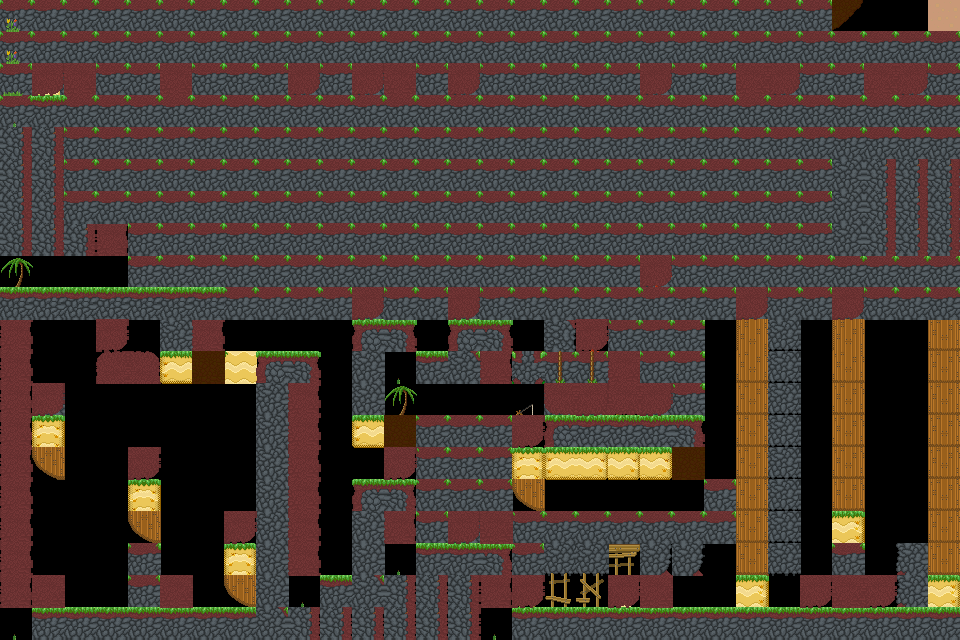

Rendered tile map (Tiled .tmx) drawn with the repository's tilesets; below, a short description and the map source with its tile grids summarised:
An orthogonal 30x20 tile map with 32x32 px tiles, 4 tile layers (background, main, foreground, hidden), 5 tilesets and 130 objects (49x veggie, 31x spike, 2x piggie, 2x door, 2x key, ...).

<map version="1.0" orientation="orthogonal" width="30" height="20" tilewidth="32" tileheight="32">
 <properties>
  <property name="hints" value="" />
  <property name="time_to_beat" value="14" />
 </properties>
 <tileset firstgid="1" name="grass_level" tilewidth="32" tileheight="32">
  <image source="../../sprites/tilesets/34tile.png" width="544" height="306" />
 </tileset>
 <tileset firstgid="154" name="object_tilemap_32" tilewidth="32" tileheight="32">
  <image source="../../sprites/tilesets/object_tilemap_32.png" width="160" height="160" />
  <tile id="0">
   <properties>
    <property name="item_no" value="5" />
    <property name="type" value="costume_head" />
   </properties>
  </tile>
  <tile id="1">
   <properties>
    <property name="spawn" value="spawn" />
   </properties>
  </tile>
  <tile id="2">
   <properties>
    <property name="goal" value="goal" />
   </properties>
  </tile>
  <tile id="3">
   <properties>
    <property name="name" value="pig" />
   </properties>
  </tile>
  <tile id="4">
   <properties>
    <property name="direction" value="left" />
    <property name="name" value="walking_enemy" />
   </properties>
  </tile>
 </tileset>
 <tileset firstgid="179" name="object_tilemap_16" tilewidth="16" tileheight="16">
  <image source="../../sprites/tilesets/object_tilemap_16.png" width="64" height="48" />
 </tileset>
 <tileset firstgid="191" name="treetops_big_96" tilewidth="96" tileheight="64">
  <image source="../../sprites/objects/scenery/treetops_big_96.png" trans="ff00ff" width="192" height="64" />
 </tileset>
 <tileset firstgid="193" name="34tile_beach_temp" tilewidth="33" tileheight="33" spacing="1" margin="1">
  <image source="../../sprites/tilesets/34tile_beach_temp.png" width="714" height="306" />
 </tileset>
 <layer name="background" width="30" height="20">
  <properties>
   <property name="background" value="background" />
  </properties>
  <data>[600 cells, 424 non-empty, 21 distinct tile ids]</data>
 </layer>
 <layer name="main" width="30" height="20">
  <data>[600 cells, 498 non-empty, 49 distinct tile ids]</data>
 </layer>
 <layer name="foreground" width="30" height="20">
  <properties>
   <property name="foreground" value="foreground" />
  </properties>
  <data>[600 cells, 288 non-empty, 4 distinct tile ids]</data>
 </layer>
 <layer name="hidden" width="30" height="20">
  <data>[600 cells, 12 non-empty, 2 distinct tile ids]</data>
 </layer>
 <objectgroup color="#e70000" name="hard-blocks" width="30" height="20">
  <object x="0" y="0" width="32" height="96" />
  <object x="0" y="96" width="128" height="192" />
  <object x="0" y="288" width="32" height="352" />
  <object x="32" y="608" width="928" height="32" />
  <object x="352" y="320" width="64" height="128" />
  <object x="320" y="576" width="32" height="32" />
  <object x="416" y="352" width="96" height="64" />
  <object x="448" y="320" width="64" height="32" />
  <object x="416" y="544" width="96" height="64" />
  <object x="160" y="96" width="64" height="288" />
  <object x="96" y="352" width="64" height="32" />
  <object x="32" y="416" width="32" height="32" />
  <object x="128" y="480" width="32" height="32" />
  <object x="224" y="544" width="32" height="32" />
  <object x="448" y="96" width="64" height="192" />
  <object x="736" y="96" width="64" height="192" />
  <object x="832" y="0" width="128" height="32" />
  <object x="832" y="64" width="32" height="128" />
  <object x="864" y="96" width="96" height="96" />
  <object x="928" y="32" width="32" height="64" />
  <object x="928" y="192" width="32" height="96" />
  <object x="832" y="224" width="96" height="64" />
  <object x="512" y="448" width="32" height="32" />
  <object x="544" y="96" width="64" height="128" />
  <object x="608" y="160" width="96" height="64" />
  <object x="640" y="96" width="64" height="64" />
  <object x="256" y="352" width="64" height="256" />
  <object x="352" y="480" width="64" height="128" />
  <object x="544" y="416" width="160" height="64" />
 </objectgroup>
 <objectgroup color="#0055ff" name="soft-blocks" width="30" height="20">
  <object x="416" y="480" width="64" height="32" />
  <object x="512" y="544" width="128" height="32" />
  <object x="512" y="352" width="128" height="32" />
  <object x="608" y="288" width="96" height="32" />
 </objectgroup>
 <objectgroup name="objects-32px" width="30" height="20">
  <object name="piggie" gid="162" x="128" y="352" />
  <object name="start" gid="155" x="64" y="96">
   <properties>
    <property name="direction" value="right" />
    <property name="health" value="100" />
   </properties>
  </object>
  <object name="piggie" gid="162" x="320" y="576" />
  <object name="teleport" gid="161" x="704" y="608">
   <properties>
    <property name="newX" value="32" />
    <property name="newY" value="96" />
   </properties>
  </object>
  <object name="door" gid="165" x="96" y="608">
   <properties>
    <property name="color" value="yellow" />
   </properties>
  </object>
  <object name="chest" gid="154" x="896" y="224">
   <properties>
    <property name="item_no" value="6" />
    <property name="type" value="costume_head" />
   </properties>
  </object>
  <object name="goal" gid="156" x="96" y="544" />
 </objectgroup>
 <objectgroup name="objects-16px" width="30" height="20">
  <object name="spike" gid="186" x="59" y="456" />
  <object name="spike" gid="186" x="80" y="463" />
  <object name="spike" gid="186" x="82" y="484" />
  <object name="spike" gid="186" x="106" y="486" />
  <object name="spike" gid="186" x="155" y="522" />
  <object name="spike" gid="186" x="139" y="541" />
  <object name="spike" gid="186" x="115" y="567" />
  <object name="spike" gid="186" x="134" y="563" />
  <object name="key" gid="183" x="424" y="218">
   <properties>
    <property name="color" value="yellow" />
   </properties>
  </object>
  <object name="key" gid="184" x="903" y="87">
   <properties>
    <property name="color" value="blue" />
   </properties>
  </object>
  <object name="door" gid="164" x="832" y="224">
   <properties>
    <property name="color" value="blue" />
   </properties>
  </object>
  <object name="spike" gid="186" x="856" y="347" />
  <object name="spike" gid="186" x="866" y="362" />
  <object name="spike" gid="186" x="858" y="380" />
  <object name="spike" gid="186" x="922" y="431" />
  <object name="spike" gid="186" x="913" y="448" />
  <object name="spike" gid="186" x="920" y="468" />
  <object name="spike" gid="186" x="860" y="539" />
  <object name="spike" gid="186" x="901" y="610" />
  <object name="spike" gid="186" x="913" y="597" />
  <object name="spike" gid="186" x="818" y="416" />
  <object name="spike" gid="186" x="810" y="433" />
  <object name="spike" gid="186" x="819" y="452" />
  <object name="spike" gid="186" x="821" y="523" />
  <object name="spike" gid="186" x="818" y="543" />
  <object name="spike" gid="186" x="761" y="601" />
  <object name="spike" gid="186" x="773" y="610" />
  <object name="spike" gid="186" x="864" y="96" />
  <object name="spike" gid="186" x="614" y="160" />
  <object name="spike" gid="186" x="623" y="149" />
  <object name="spike" gid="186" x="607" y="146" />
  <object name="veggie" gid="182" x="137" y="60" />
  <object name="veggie" gid="182" x="425" y="59" />
  <object name="veggie" gid="182" x="519" y="61" />
  <object name="veggie" gid="182" x="714" y="59" />
  <object name="veggie" gid="182" x="233" y="61" />
  <object name="veggie" gid="182" x="808" y="60" />
  <object name="veggie" gid="182" x="328" y="60" />
  <object name="veggie" gid="182" x="616" y="58" />
  <object name="veggie" gid="182" x="138" y="291" />
  <object name="veggie" gid="182" x="138" y="240" />
  <object name="veggie" gid="182" x="137" y="137" />
  </objectgroup>
 <objectgroup name="treetop_big" width="30" height="20" />
 <objectgroup color="#00aa00" name="sand-blocks" width="30" height="20">
  <!-- 8 objects omitted --></objectgroup>
</map>
<!-- 48 of 130 objects omitted -->
